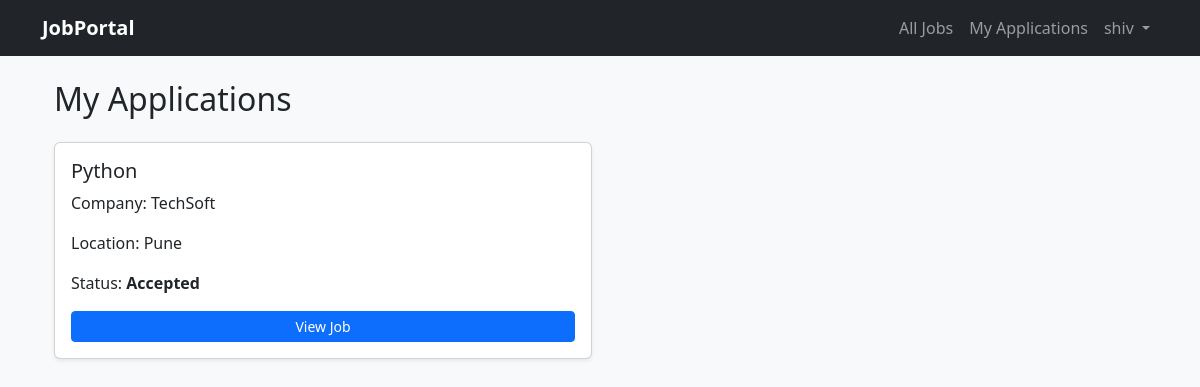
Page /candidate/dashboard/ (signed in) on the committed database.
### accounts/models.py (models this page shows)
class User(AbstractUser):
    ROLE_CHOICES = (
        ('candidate', 'Candidate'),
        ('recruiter', 'Recruiter'),
    )
    role = models.CharField(max_length=20, choices=ROLE_CHOICES)

### jobs/models.py (models this page shows, shortened)
class Application(models.Model):
    STATUS_CHOICES = [
        ("Pending", "Pending"),
        ("Accepted", "Accepted"),
        ("Rejected", "Rejected"),
    ]
    job = models.ForeignKey(Job, on_delete=models.CASCADE)
    candidate = models.ForeignKey(settings.AUTH_USER_MODEL, on_delete=models.CASCADE)
    resume = models.FileField(upload_to="resumes/")
    applied_at = models.DateTimeField(auto_now_add=True)
    status = models.CharField(max_length=10, choices=STATUS_CHOICES, default="Pending")

class Job(models.Model):
    JOB_TYPES = [
        ("full_time", "Full-time"),
        ("part_time", "Part-time"),
        ("internship", "Internship"),
        ("contract", "Contract"),
    ]
    WORK_MODES = [
        ("onsite", "On-site"),
        ("remote", "Remote"),
        ("hybrid", "Hybrid"),
    ]
    recruiter = models.ForeignKey(User, on_delete=models.CASCADE, related_name="jobs")
    title = models.CharField(max_length=200)
    description = models.TextField()
    company = models.CharField(max_length=200)
    location = models.CharField(max_length=100)
    salary = models.DecimalField(max_digits=10, decimal_places=2)
    job_type = models.CharField(max_length=20, choices=JOB_TYPES, default="full_time")
    work_mode = models.CharField(max_length=20, choices=WORK_MODES, default="onsite")
    openings = models.PositiveIntegerField(default=1)
    job_code = models.CharField(max_length=12, unique=True, editable=False, blank=True, default="")
    company_website = models.URLField(blank=True)
    company_description = models.TextField(blank=True)

### jobs/views.py (the view)
# urls.py: path("candidate/dashboard/", candidate_dashboard, name="candidate_dashboard"),
@login_required
def candidate_dashboard(request):
    if request.user.role != "candidate":
        return redirect("job_list")  # prevent recruiters from seeing this page
    applications = Application.objects.filter(candidate=request.user)
    return render(request, "jobs/candidate_dashboard.html", {"applications": applications})

### templates/jobs/candidate_dashboard.html (shortened to what this page needs)
{% extends 'base.html' %}
{% block content %}
<div class="container mt-4">
  <h2 class="mb-4">My Applications</h2>
  {% if applications %}
    <div class="row g-3">
      {% for app in applications %}
        <div class="col-md-6">
          <div class="card shadow-sm p-3">
            <h5 class="card-title">{{ app.job.title }}</h5>
            <p class="card-text">Company: {{ app.job.company }}</p>
            <p class="card-text">Location: {{ app.job.location }}</p>
            <p class="card-text">Status:
              {% if app.status %}
                <strong>{{ app.status }}</strong>
              {% else %}
                <strong>Pending</strong>
              {% endif %}
            </p>
            <a href="{% url 'job_detail' app.job.id %}" class="btn btn-primary btn-sm">View Job</a>
          </div>
        </div>
      {% endfor %}
    </div>
  {% else %}
    <p>You have not applied to any jobs yet.</p>
  {% endif %}
</div>
{% endblock %}

### templates/base.html (shortened to what this page needs)
<!DOCTYPE html>
<html lang="en">
<head>
  <link href="https://cdn.jsdelivr.net/npm/bootstrap@5.3.0/dist/css/bootstrap.min.css" rel="stylesheet">
</head>
<body class="bg-light">
<nav class="navbar navbar-expand-lg navbar-dark bg-dark">
  <div class="container">
    <a class="navbar-brand fw-bold" href="{% url 'job_list' %}">JobPortal</a>
    <div class="collapse navbar-collapse" id="navbarNav">
      <ul class="navbar-nav ms-auto">
        <li class="nav-item">
          <a class="nav-link" href="{% url 'job_list' %}">All Jobs</a>
        </li>
        {% if user.is_authenticated %}
          {% if user.role == "candidate" %}
            <li class="nav-item">
              <a class="nav-link" href="{% url 'candidate_dashboard' %}">My Applications</a>
            </li>
          {% endif %}
          <li class="nav-item dropdown">
            <a class="nav-link dropdown-toggle" href="#" id="profileDropdown" role="button" data-bs-toggle="dropdown">
              {{ user.username }}
            </a>
          </li>
        {% else %}
          <li class="nav-item"><a class="nav-link" href="{% url 'login' %}">Login</a></li>
          <li class="nav-item"><a class="nav-link" href="{% url 'signup' %}">Signup</a></li>
        {% endif %}
      </ul>
    </div>
  </div>
</nav>
<div class="container mt-4">
  {% block content %}{% endblock %}
</div>
</body>
</html>

### rows in the picture
User: username "shiv"
Application: job "Python", job.company "TechSoft", job.location "Pune", status "Accepted"
